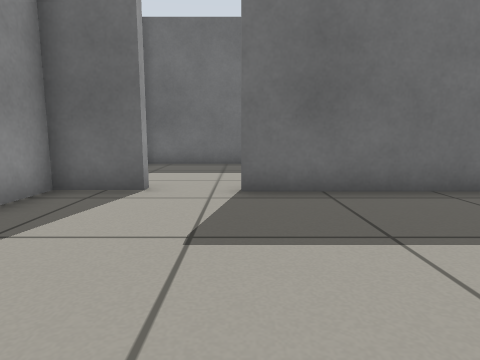
[1] (above)

15 first-person views from a walk through a world built for the Gazebo simulator. The camera is 0.5 m above the floor, tilts 8° down and sees 75° across. The floor is counted in squares, 0.5 m on a side. Each view is taken from the middle of a square. On the plan, view 1 faces up. The plan holds only what a view shows up to about 12 squares ahead; the rest is blank.

[2]
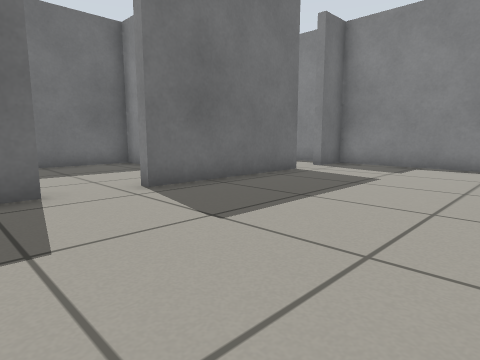

[3]
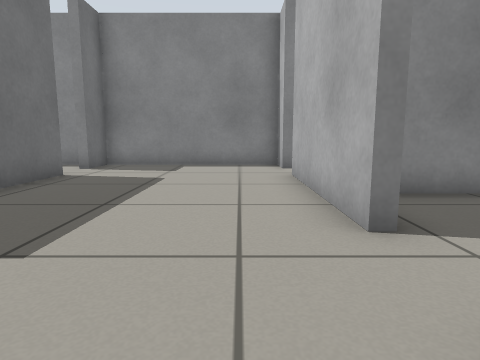

[4]
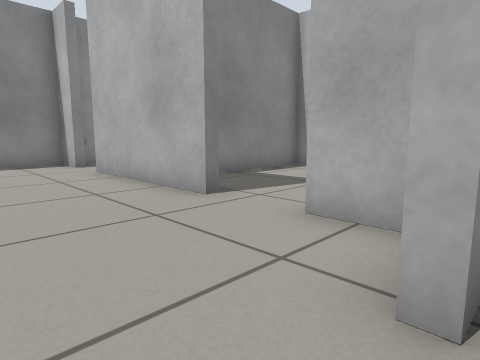

[5]
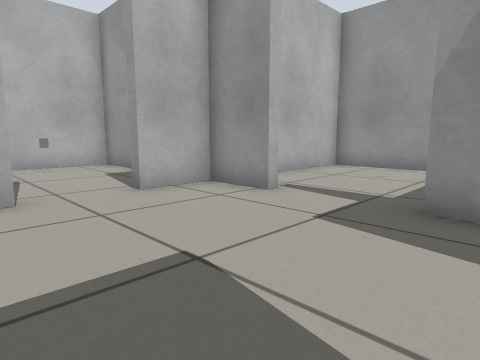

[6]
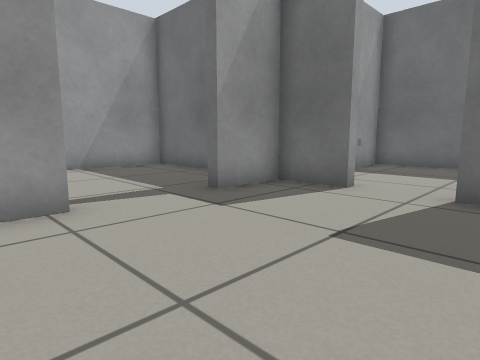

[7]
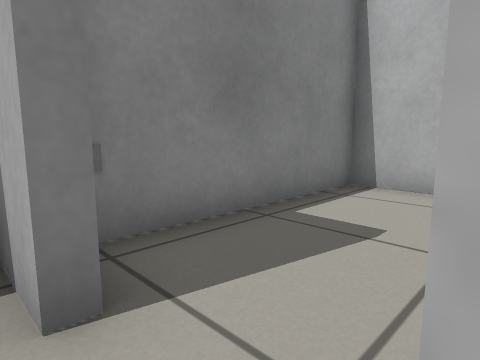

[8]
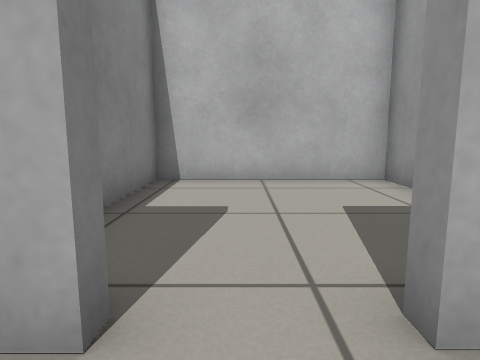

[9]
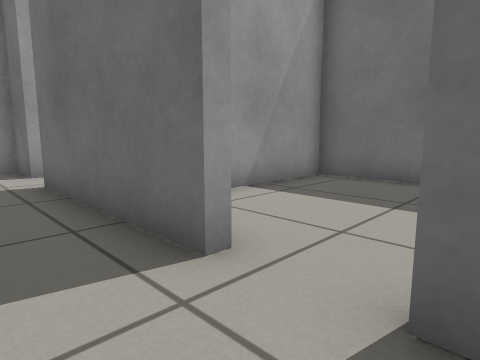

[10]
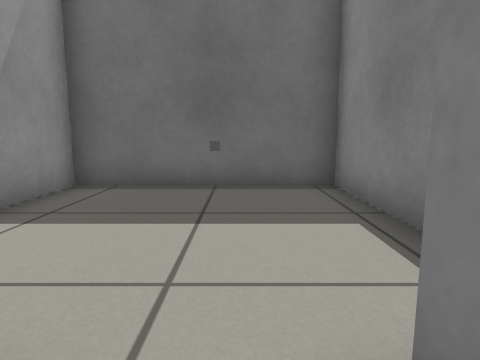

[11]
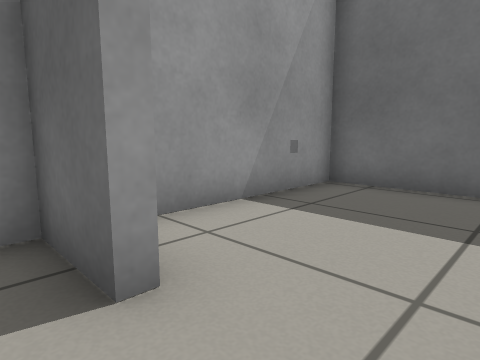

[12]
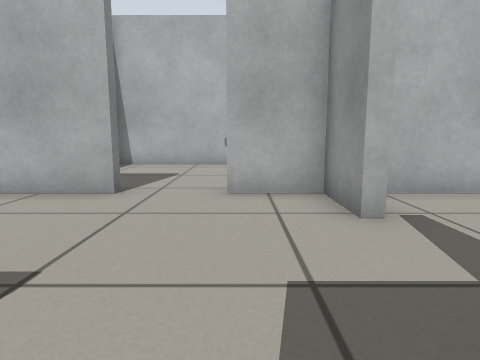

[13]
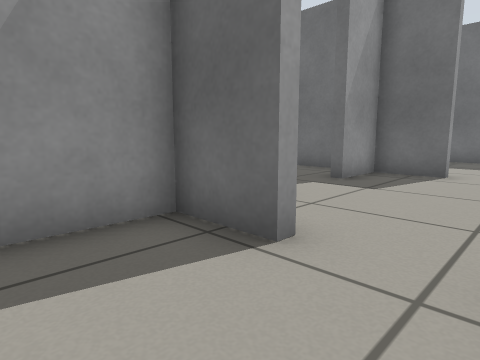

[14]
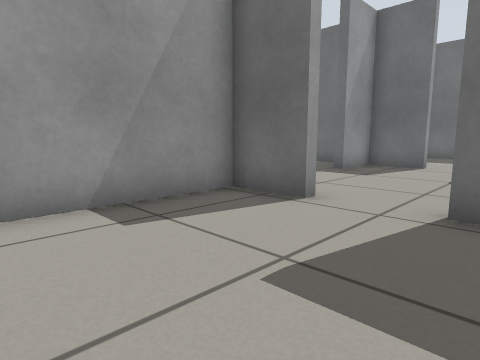

[15]
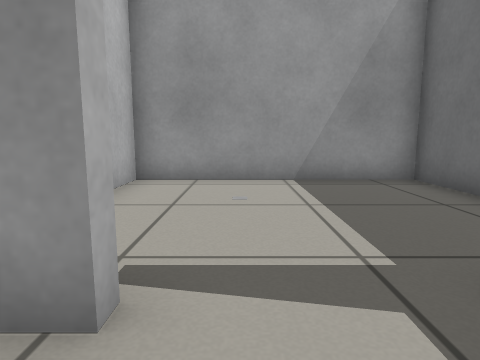

### Floor plan
Points are (right, up) in squares from view 1. A wall is a line through its corners. A room is listed if a view was taken in it or the views show most of it. See-through windows are left out.
Room 1 (views 1, 2, 3, 5, 6, 7, 8, 9, 10, 11, 12, 15)
walls: (5.1, 5.6) (0, 5.6); (0.2, -0.7) (0.2, -0.4) (5.1, -0.4) (5.1, -0.8); (-1.8, 5.6) (-3.5, 5.6) (-3.5, 3.9); (-3.5, 1.3) (-3.5, -0.4) (-1.7, -0.4); (6.7, -0.7) (6.7, -0.4) (7.9, -0.4) (7.9, 5.6) (6.5, 5.6)
ways out: opening at (-4, 2.5) to room 2; opening at (-0.5, -1) to room 3; opening at (-0.5, 6) to room 4; opening at (6, 6) to room 5; opening at (6, -1) to room 6
Room 2 (view 4)
walls: (-3.5, 3.9) (-3.9, 3.9); (-3.8, 1.3) (-3.5, 1.3); (-4.9, 6) (-9.1, 6) (-9.1, -0.3) (-4.5, -0.4)
low walls: (-3.8, 0.8) (-3.8, 1.3)
ways out: opening at (-4, 2.5) to room 1
Room 3 (views 13, 14)
walls: (-1.7, -0.7) (-3.5, -0.7) (-3.5, -6.1) (-2.5, -6.1); (-1.5, -6.1) (2.4, -6.1) (2.4, -1.8)
ways out: opening at (-0.5, -1) to room 1
Room 4 (no view inside)
walls: (-1.8, 6.1) (-1.8, 5.6); (2.4, 10.2) (2.4, 11.3) (-3.5, 11.3) (-3.5, 6.9)
ways out: opening at (-0.5, 6) to room 1
objects: other object (-3, 10)
Room 5 (no view inside)
walls: (7.9, 6.6) (7.9, 11.3) (2.7, 11.3) (2.7, 8)
ways out: opening at (6, 6) to room 1
Room 6 (no view inside)
walls: (2.7, -4.9) (2.7, -6.1) (7.9, -6.1) (7.9, -1)
ways out: opening at (6, -1) to room 1

Where each view was taken, in squares from view 1:
view 1: 0 up, 0 right, facing up
view 2: 0 up, 3 left, facing up-right
view 3: 1 up, 3 left, facing right
view 4: 3 up, 4 left, facing down-right
view 5: 5 up, 1 right, facing down-left
view 6: 0 up, 1 right, facing up-left
view 7: 0 up, 5 right, facing down-right
view 8: 1 up, 6 right, facing down
view 9: 4 up, 7 right, facing up-left
view 10: 5 up, 6 right, facing up
view 11: 5 up, 0 right, facing up-left
view 12: 5 up, 2 left, facing down
view 13: 3 down, 0 right, facing up-left
view 14: 5 down, 1 right, facing up-left
view 15: 2 up, 2 left, facing left
